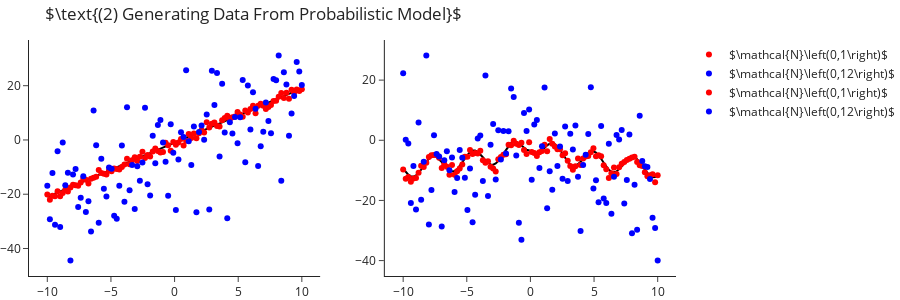

Notebook source saved alongside this figure:
### Markdown cell above
Next, we want to define a probabilistic model based on the models seen before. Let us assume that the sample noise has a Gaussian distribution, centered around zero with some variance. So:

$$ Y^{\left(1\right)} = 2X - 1 + \varepsilon, \quad\quad Y^{\left(2\right)} = 3sin\left(2X - 2\right) - 3 \sqrt{|X|} + \varepsilon $$

where $\varepsilon\sim\mathcal{N}\left(0,\sigma^2\right)$ for some values of $\sigma^2$. We will further assume that the noise of different samples is independent of the other samples. So we could write it as $\varepsilon_1,\ldots,\varepsilon_m\overset{iid}{\sim}\mathcal{N}\left(0,\sigma^2\right)$ or in vector notations $\varepsilon\sim\mathcal{N}\left(0,\sigma^2 I_m\right)$, where $\mathcal{N}$ now refers to a $m$ dimensional multivariate normal distribution.

### Code cell
Y1_noisy   = Y1 + np.random.normal(0, 1, size=m)
Y1_noisier = Y1 + np.random.normal(0, 12, size=m)

Y2_noisy   = Y2 + np.random.normal(0, 1, size=m)
Y2_noisier = Y2 + np.random.normal(0, 12, size=m)


make_subplots(rows=1, cols=2)\
    .add_traces([go.Scatter(x=X, y=Y1, mode='lines', marker=dict(color="black"), showlegend=False),
                 go.Scatter(x=X, y=Y2, mode='lines', marker=dict(color="black"), showlegend=False)], 
                rows=[1,1], cols=[1,2])\
    .add_traces([go.Scatter(x=X, y=Y1_noisy,   mode='markers', marker=dict(color="red"),  name="$\\mathcal{N}\\left(0,1\\right)$"),
                 go.Scatter(x=X, y=Y1_noisier, mode='markers', marker=dict(color="blue"), name="$\\mathcal{N}\\left(0,12\\right)$"),
                 go.Scatter(x=X, y=Y2_noisy,   mode='markers', marker=dict(color="red"), name="$\\mathcal{N}\\left(0,1\\right)$"),
                 go.Scatter(x=X, y=Y2_noisier, mode='markers', marker=dict(color="blue"), name="$\\mathcal{N}\\left(0,12\\right)$")], 
    rows=1, cols=[1,1,2,2])\
    .update_layout(title_text=r"$\text{(2) Generating Data From Probabilistic Model}$", height=300)\
    .show()
